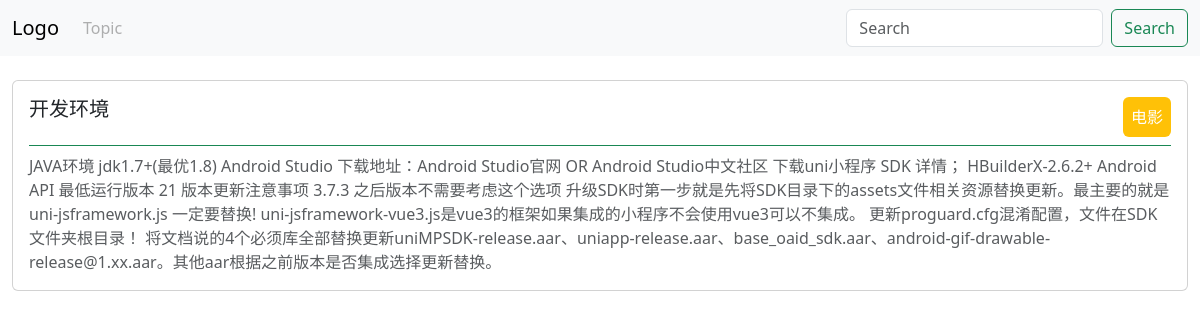
The app's page /detail/6 with its own data.
### posts/models.py (models this page shows)
class Posts(models.Model):
    title = models.CharField(max_length=50)
    content = models.TextField()
    date = models.DateTimeField(auto_now_add=True)
    topic = models.ForeignKey(Topics, on_delete=models.CASCADE)
    by = models.ForeignKey(User, on_delete=models.CASCADE)

class Topics(models.Model):
    subject = models.CharField(max_length=255)
    date = models.DateTimeField(auto_now_add=True)
    cat = models.ForeignKey(Categories, on_delete=models.CASCADE)
    by = models.ForeignKey(User, on_delete=models.CASCADE)
    class Make:
        db_table = 'posts_topics'
    def __str__(self):
        return self.subject

### posts/views.py (the view)
# urls.py: path('detail/<int:id>', views.detail, name='detail')
def detail(request, id):
    post = Posts.objects.select_related('topic').filter(id=id).first()
    return render(request, 'posts/detail.html', {'post': post})

### posts/templates/posts/detail.html (shortened to what this page needs)
{% extends './base.html' %}
{% block header %}
    {% include './header.html' %}
{% endblock %}
{% block content %}
    <br>
    <div class="card">
        <div class="card-body">
            <div class="d-flex justify-content-between border-bottom border-success pb-2 mb-2">
                <h5>{{ post.title }}</h5>
                <div class="text-bg-warning rounded-2 p-2 fs-6 text-white">{{ post.topic }}</div>
            </div>
            <div class="text-muted">{{ post.content }}</div>
        </div>
    </div>
{% endblock %}

### records on screen
Posts: title "开发环境", topic "电影", content "JAVA环境 jdk1.7+(最优1.8) Android Studio 下载地址：Android Studio官网 OR Android Studio中文社区 下载uni小程序 SDK 详情； HBuilderX-2.6.2+ Android API 最低运行版本 21 版本更新注意事项 3.7.3 之后版本不需要考虑这个选项 升级SDK时第一步就是先将SDK目录下的assets文件相关资源替换更新。最主要的就是uni-jsframework.js 一定要替换! uni-jsframework-vue3.js是vue3的框架如果集成的小程序不会使用vue3可以不集成。 更新proguard.cfg混淆配置，文件在SDK文件夹根目录！ 将文档说的4个必须库全部替换更新uniMPSDK-release.aar、uniapp-release.aar、base_oaid_sdk.aar、android-gif-drawable-release@1.xx.aar。其他aar根据之前版本是否集成选择更新替换。"
